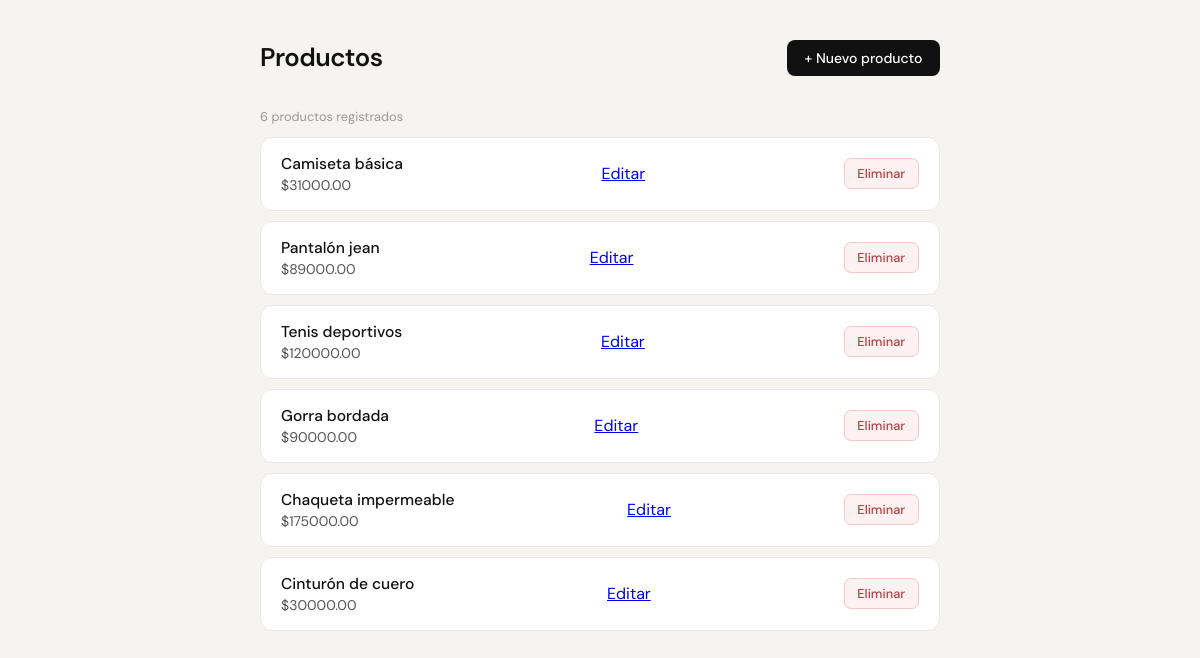
/productos/, run on the app's committed database.
### productos/models.py (models this page shows, shortened)
class Producto(models.Model):
    nombre = models.CharField(max_length=100)
    precio = models.DecimalField(max_digits=10, decimal_places=2)

### productos/views.py (the view)
# urls.py: path("productos/", lista_productos, name="lista_productos"),
def lista_productos(request):
    productos = Producto.objects.all()
    for producto in productos:
        producto.precio_formato = f"{int(producto.precio):,}".replace(",", ".") + " COP"
    return render(request, "productos/lista_productos.html", {"productos": productos})

### productos/templates/productos/lista_productos.html (shortened to what this page needs)
<!doctype html>
<html lang="es">
<head>
</head>
<body>
<div class="container">
    <header>
        <h1>Productos</h1>
        <a href="/productos/registro/" class="btn-primary">+ Nuevo producto</a>
    </header>
    {% if productos %}
        <p class="count">{{ productos|length }} producto{% if productos|length != 1 %}s{% endif %} registrado{% if productos|length != 1 %}s{% endif %}</p>
        <div class="product-list">
            {% for producto in productos %}
            <div class="product-card">
                <div class="product-info">
                    <span class="product-name">{{ producto.nombre }}</span>
                    <span class="product-price">${{ producto.precio }}</span>
                </div>
                <a href="/productos/editar/{{ producto.id }}/">Editar</a>
                <a href="/productos/eliminar/{{ producto.id }}/" class="btn-delete">Eliminar</a>
            </div>
            {% endfor %}
        </div>
    {% else %}
        <div class="empty">
            <p>No hay productos registrados aún.</p>
        </div>
    {% endif %}
</div>
</body>
</html>

### productos/templates/productos/lista_productos.html (style rules this page uses)
*, *::before, *::after { box-sizing: border-box; margin: 0; padding: 0; }
body { font-family: 'DM Sans', sans-serif; background: #f5f4f0; color: #1a1a1a; min-height: 100vh; padding: 2.5rem 1rem; }
.container { max-width: 680px; margin: 0 auto; }
header { display: flex; align-items: center; justify-content: space-between; margin-bottom: 2rem; }
h1 { font-size: 1.6rem; font-weight: 600; letter-spacing: -0.02em; color: #111; }
.btn-primary { display: inline-flex; align-items: center; gap: 6px; background: #111; color: #fff; text-decoration: none; font-size: 0.875rem; font-weight: 500; padding: 0.55rem 1.1rem; border-radius: 8px; transition: background 0.15s; }
.product-list { display: flex; flex-direction: column; gap: 10px; }
.product-card { background: #fff; border-radius: 12px; border: 1px solid #e8e8e5; padding: 1rem 1.25rem; display: flex; align-items: center; justify-content: space-between; transition: box-shadow 0.15s; }
.product-info { display: flex; flex-direction: column; gap: 2px; }
.product-name { font-weight: 500; font-size: 0.975rem; color: #111; }
.product-price { font-size: 0.875rem; color: #555; }
.btn-delete { display: inline-flex; align-items: center; gap: 5px; font-size: 0.8rem; font-weight: 500; color: #b84040; background: #fdf1f1; border: 1px solid #f5c8c8; border-radius: 7px; padding: 0.4rem 0.8rem; text-decoration: none; transition: background 0.15s; }
.count { font-size: 0.8rem; color: #999; margin-bottom: 0.75rem; }

### data on the page
Producto: nombre "Camiseta básica", precio "31000.00"
Producto: nombre "Pantalón jean", precio "89000.00"
Producto: nombre "Tenis deportivos", precio "120000.00"
Producto: nombre "Gorra bordada", precio "90000.00"
Producto: nombre "Chaqueta impermeable", precio "175000.00"
Producto: nombre "Cinturón de cuero", precio "30000.00"

### other printed values
{{ productos|length }} "6"
